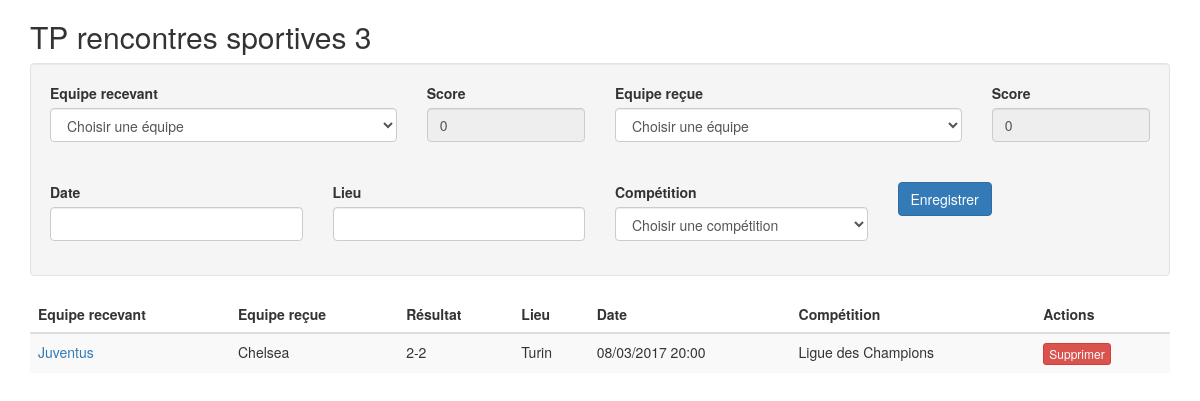
Before: / with the older database file.
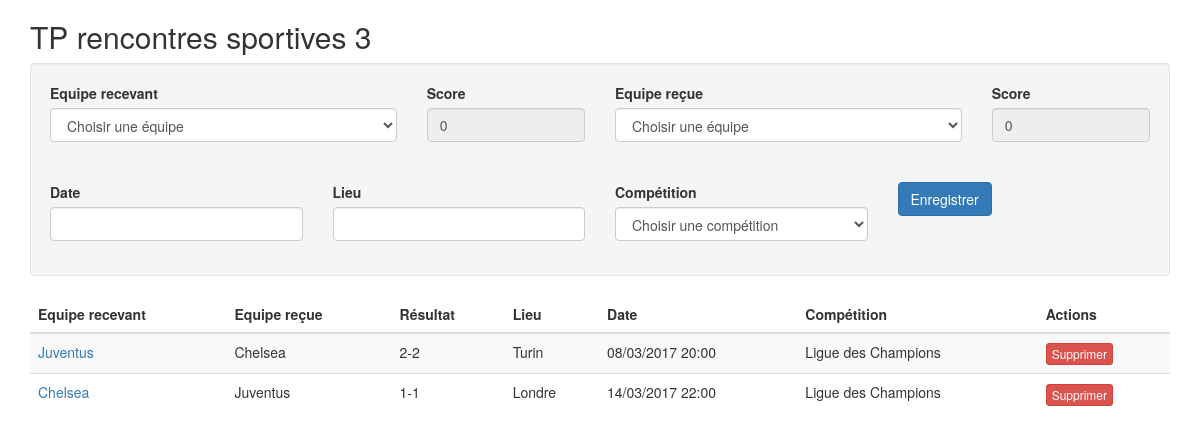
After: the same page with the newer database file.
### tables this page shows
CREATE TABLE `rencontre` (
  `id` int(11) NOT NULL,
  `equipe1` int(11) NOT NULL,
  `equipe2` int(11) NOT NULL,
  `score1` int(11) NOT NULL,
  `score2` int(11) NOT NULL,
  `date` datetime NOT NULL,
  `lieu` varchar(255) NOT NULL,
  `competition` int(11) NOT NULL
);

CREATE TABLE `equipe` (
  `id` int(11) NOT NULL,
  `nom` varchar(255) NOT NULL,
  `logo` varchar(255) NOT NULL,
  `annee_de_creation` smallint(6) NOT NULL
);

CREATE TABLE `competition` (
  `id` int(11) NOT NULL,
  `nom` varchar(255) NOT NULL
);

### classes/Rencontre.php (called while the page is built, shortened)
<?php
class Rencontre
{
  private $id;
  private $equipe1;
  private $equipe2;
  private $score1;
  private $score2;
  private $date;
  private $lieu;
  private $competition;
  private $db;
  public function liste()
  {
    $rencontres = [];
    $requete =
    'SELECT rencontre.id, E1.nom AS equipe1, E2.nom As equipe2, score1, score2, date, lieu, C.nom AS competition
      FROM rencontre
        INNER JOIN equipe E1 ON rencontre.equipe1 = E1.id
        INNER JOIN equipe E2 ON rencontre.equipe2 = E2.id
        INNER JOIN competition C ON rencontre.competition = C.id';
    $reponse = $this->db->query($requete);
    while($donnees = $reponse->fetch(PDO::FETCH_ASSOC)) {
      $rencontres[] = new Rencontre($donnees);
    }
    return $rencontres;
  }
  public function resultat($separateur)
  {
    return $this->getScore1() . $separateur . $this->getScore2();
  }
  public function getId()
  {
    return $this->id;
  }
  public function setId($id)
  {
    $this->id = $id;
  }
  public function getEquipe1($retourneObjet = false)
  {
    if ($retourneObjet) {
      $requete = 'SELECT * FROM Equipe WHERE nom = :nom LIMIT 1';
      $prepare = $this->db->prepare($requete);
      $prepare->bindValue(':nom', $this->getEquipe1());
      $prepare->execute();
      $equipe = new Equipe($prepare->fetch());
      return $equipe;
    } else {
      return $this->equipe1;
    }
  }
  public function setEquipe1($equipe1)
  {
      $this->equipe1 = $equipe1;
      return $this;
  }
  public function getEquipe2()
  {
      return $this->equipe2;
  }
  public function setEquipe2($equipe2)
  {
      $this->equipe2 = $equipe2;
      return $this;
  }
  public function getScore1()
  {
      return $this->score1;
  }
  public function setScore1($score1)
  {
      $this->score1 = $score1;
      return $this;
  }
  public function getScore2()
  {
      return $this->score2;
  }
  public function setScore2($score2)
  {
      $this->score2 = $score2;
      return $this;
  }
  public function getDate($format = 'd/m/Y H:i')
  {
    $date = new DateTime($this->date);
    return $date->format($format);
  }
  public function setDate($date)
  {
      $this->date = $date;
      return $this;
  }
  public function getLieu()
  {
      return $this->lieu;
  }
  public function setLieu($lieu)
  {
      $this->lieu = $lieu;
      return $this;
  }
  public function getCompetition()
  {
      return $this->competition;
  }
  public function setCompetition($competition)
  {
      $this->competition = $competition;
      return $this;
  }
  public function setDb(PDO $db)
  {
    $this->db = $db;
  }
}
?>

### classes/DBM.php (called while the page is built, shortened)
<?php
class DBM{
  private $db;
  public $classname;
  public function __construct($classname)
  {
    $this->classname = $classname;
  }
  public function findAllByColumn($column, $value)
  {
    $collection = [];
    $requete = "SELECT * FROM {$this->classname} WHERE {$column} = {$value}";
    $resultat = $this->db->query($requete);
    while($donnees = $resultat->fetch(PDO::FETCH_ASSOC)) {
      $collection[] = new $this->classname($donnees);
    }
    return $collection;
  }
  public function setDb(PDO $db)
  {
    $this->db = $db;
  }
}
?>

### classes/Equipe.php (called while the page is built, shortened)
<?php
class Equipe
{
  private $id;
  private $nom;
  public function getNom()
  {
      return $this->nom;
  }
  public function setNom($nom)
  {
      $this->nom = $nom;
      return $this;
  }
  public function setLogo($logo)
  {
      return $this;
  }
  public function setAnneeDeCreation($annee_de_creation)
  {
      return $this;
  }
  public function setDb(PDO $db)
  {
      return $this;
  }
    public function getId()
    {
        return $this->id;
    }
    public function setId($id)
    {
        $this->id = $id;
        return $this;
    }
}
?>

### index.php (the view, shortened to what this page needs)
<?php
require 'classes/Rencontre.php';
require 'classes/Equipe.php';
require 'classes/DBM.php';
$rencontre = new Rencontre();
$rencontres = $rencontre->liste();
?>
<!DOCTYPE html>
<html>
  <head>
    <link rel="stylesheet" href="css/bootstrap.min.css">
    <link rel="stylesheet" href="https://unpkg.com/flatpickr/dist/flatpickr.min.css">
    <link rel="stylesheet" href="css/styles.css">
  </head>
  <body class="container">
    <h2>TP rencontres sportives 3</h2>
    <form action="app.php" method="post" class="well">
      <div class="row">
        <div class="form-group col-md-4">
          <label for="">Equipe recevant</label>
          <select id="selectEquipe1" name="rencontre[equipe1]" class="form-control">
            <option value="0">Choisir une équipe</option>
          </select>
        </div>
        <div class="form-group col-md-2">
          <label for="">Score</label>
          <input
            id="score1"
            type="text"
            value="0"
            disabled
            class="form-control">
        </div>
        <div class="form-group col-md-4">
          <label for="">Equipe reçue</label>
          <select id="selectEquipe2" name="rencontre[equipe2]" class="form-control">
            <option value="0">Choisir une équipe</option>
          </select>
        </div>
        <div class="form-group col-md-2">
          <label for="">Score</label>
          <input
            id="score2"
            type="text"
            value="0"
            disabled
            class="form-control">
        </div>
      </div>
      <div class="row">
        <div class="form-group col-md-6">
        </div>
        <div class="form-group col-md-6">
        </div>
      </div>
      <div class="row">
        <div class="form-group col-md-3">
          <label for="">Date</label>
          <input id="datepicker" type="text" name="rencontre[date]" class="form-control">
        </div>
        <div class="form-group col-md-3">
          <label for="">Lieu</label>
          <input type="text" name="rencontre[lieu]" class="form-control">
        </div>
        <div class="form-group col-md-3">
          <label for="">Compétition</label>
          <select name="rencontre[competition]" class="form-control">
            <option value="0">Choisir une compétition</option>
          </select>
        </div>
        <div class="form-group col-md-3">
          <button class="btn btn-primary">Enregistrer</button>
        </div>
      </div>
    </form>
    <table class="table table-striped">
      <thead>
        <tr>
          <th>Equipe recevant</th>
          <th>Equipe reçue</th>
          <th>Résultat</th>
          <th>Lieu</th>
          <th>Date</th>
          <th>Compétition</th>
          <th>Actions</th>
        </tr>
      </thead>
      <?php foreach($rencontres as $rencontre): ?>
        <tr>
          <td>
            <?php
              $dbm_but = new DBM('But');
              $buts = $dbm_but->findAllByColumn('rencontre', $rencontre->getId());
              $equipe = $rencontre->getEquipe1($retourneObjet = true);
              echo '<a href="app.php?action=details&id='.$equipe->getId().'">' . $equipe->getNom() . '</a>';
            ?>
          </td>
          <td><?php echo $rencontre->getEquipe2() ?></td>
          <td class="resultat">
            <?php
            echo $rencontre->resultat($separateur = '-')
            ?>
        </td>
          <td><?php echo $rencontre->getLieu() ?></td>
          <td><?php echo $rencontre->getDate() ?></td>
          <td><?php echo $rencontre->getCompetition() ?></td>
          <td>
            <?php
            echo '<a class="btn btn-danger btn-xs" href="app.php?action=delete&id='.$rencontre->getId().'">Supprimer</a>';
            ?>
          </td>
        </tr>
      <?php endforeach ?>
    </table>
  </body>
</html>

### css/styles.css (style rules this page uses)
.resultat { cursor: pointer; }

Changed rows visible on the page:
added rencontre: equipe.nom "Chelsea", equipe.nom "Juventus", $rencontre->resultat($separateur = '-') "1-1", lieu "Londre", date "14/03/2017 22:00", competition.nom "Ligue des Champions"
